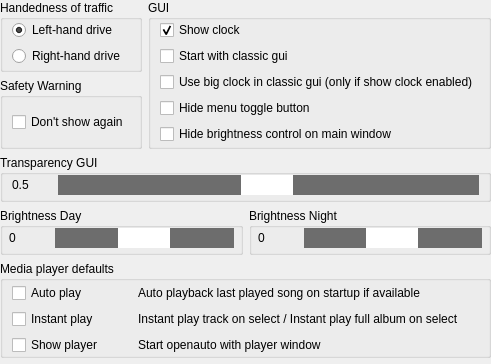
    <widget class="QWidget" name="tab1" native="true">
     <property name="sizePolicy">
      <sizepolicy hsizetype="Expanding" vsizetype="Expanding">
       <horstretch>0</horstretch>
       <verstretch>0</verstretch>
      </sizepolicy>
     </property>
     <layout class="QVBoxLayout" name="verticalLayout_19">
      <property name="spacing">
       <number>6</number>
      </property>
      <property name="leftMargin">
       <number>0</number>
      </property>
      <property name="topMargin">
       <number>0</number>
      </property>
      <property name="rightMargin">
       <number>0</number>
      </property>
      <property name="bottomMargin">
       <number>2</number>
      </property>
      <item>
       <layout class="QHBoxLayout" name="drivegui">
        <property name="spacing">
         <number>6</number>
        </property>
        <item>
         <widget class="QWidget" name="verticalWidget" native="true">
          <property name="sizePolicy">
           <sizepolicy hsizetype="Expanding" vsizetype="Preferred">
            <horstretch>0</horstretch>
            <verstretch>0</verstretch>
           </sizepolicy>
          </property>
          <layout class="QVBoxLayout" name="verticalLayout_12">
           <property name="leftMargin">
            <number>0</number>
           </property>
           <property name="topMargin">
            <number>0</number>
           </property>
           <property name="rightMargin">
            <number>0</number>
           </property>
           <property name="bottomMargin">
            <number>0</number>
           </property>
           <item>
            <widget class="QGroupBox" name="groupBoxHandenessOfTraffic">
             <property name="sizePolicy">
              <sizepolicy hsizetype="Expanding" vsizetype="Preferred">
               <horstretch>0</horstretch>
               <verstretch>0</verstretch>
              </sizepolicy>
             </property>
             <property name="title">
              <string>Handedness of traffic</string>
             </property>
             <property name="alignment">
              <set>Qt::AlignLeading|Qt::AlignLeft|Qt::AlignTop</set>
             </property>
             <layout class="QVBoxLayout" name="verticalLayout_23">
              <property name="topMargin">
               <number>0</number>
              </property>
              <property name="bottomMargin">
               <number>2</number>
              </property>
              <item>
               <widget class="QRadioButton" name="radioButtonLeftHandDrive">
                <property name="sizePolicy">
                 <sizepolicy hsizetype="Expanding" vsizetype="Fixed">
                  <horstretch>0</horstretch>
                  <verstretch>0</verstretch>
                 </sizepolicy>
                </property>
                <property name="text">
                 <string>Left-hand drive</string>
                </property>
                <property name="checked">
                 <bool>true</bool>
                </property>
               </widget>
              </item>
              <item>
               <widget class="QRadioButton" name="radioButtonRightHandDrive">
                <property name="sizePolicy">
                 <sizepolicy hsizetype="Expanding" vsizetype="Fixed">
                  <horstretch>0</horstretch>
                  <verstretch>0</verstretch>
                 </sizepolicy>
                </property>
                <property name="text">
                 <string>Right-hand drive</string>
                </property>
               </widget>
              </item>
             </layout>
            </widget>
           </item>
           <item>
            <widget class="QGroupBox" name="groupBoxSafety">
             <property name="sizePolicy">
              <sizepolicy hsizetype="Expanding" vsizetype="Preferred">
               <horstretch>0</horstretch>
               <verstretch>0</verstretch>
              </sizepolicy>
             </property>
             <property name="title">
              <string>Safety Warning</string>
             </property>
             <layout class="QVBoxLayout" name="verticalLayout_13">
              <property name="topMargin">
               <number>2</number>
              </property>
              <property name="bottomMargin">
               <number>2</number>
              </property>
              <item>
               <widget class="QCheckBox" name="checkBoxDontShowAgain">
                <property name="sizePolicy">
                 <sizepolicy hsizetype="Expanding" vsizetype="Fixed">
                  <horstretch>0</horstretch>
                  <verstretch>0</verstretch>
                 </sizepolicy>
                </property>
                <property name="text">
                 <string>Don't show again</string>
                </property>
               </widget>
              </item>
             </layout>
            </widget>
           </item>
          </layout>
         </widget>
        </item>
        <item>
         <widget class="QGroupBox" name="groupBoxGUI">
          <property name="sizePolicy">
           <sizepolicy hsizetype="Expanding" vsizetype="Fixed">
            <horstretch>0</horstretch>
            <verstretch>0</verstretch>
           </sizepolicy>
          </property>
          <property name="title">
           <string>GUI</string>
          </property>
          <layout class="QVBoxLayout" name="verticalLayout_24">
           <property name="topMargin">
            <number>0</number>
           </property>
           <property name="bottomMargin">
            <number>2</number>
           </property>
           <item>
            <widget class="QCheckBox" name="checkBoxShowClock">
             <property name="sizePolicy">
              <sizepolicy hsizetype="Expanding" vsizetype="Fixed">
               <horstretch>0</horstretch>
               <verstretch>0</verstretch>
              </sizepolicy>
             </property>
             <property name="text">
              <string>Show clock</string>
             </property>
             <property name="checked">
              <bool>true</bool>
             </property>
            </widget>
           </item>
           <item>
            <widget class="QCheckBox" name="checkBoxOldGUI">
             <property name="sizePolicy">
              <sizepolicy hsizetype="Expanding" vsizetype="Fixed">
               <horstretch>0</horstretch>
               <verstretch>0</verstretch>
              </sizepolicy>
             </property>
             <property name="text">
              <string>Start with classic gui</string>
             </property>
            </widget>
           </item>
           <item>
            <widget class="QCheckBox" name="checkBoxShowBigClock">
             <property name="sizePolicy">
              <sizepolicy hsizetype="Expanding" vsizetype="Fixed">
               <horstretch>0</horstretch>
               <verstretch>0</verstretch>
              </sizepolicy>
             </property>
             <property name="text">
              <string>Use big clock in classic gui (only if show clock enabled)</string>
             </property>
            </widget>
           </item>
           <item>
            <widget class="QCheckBox" name="checkBoxHideMenuToggle">
             <property name="sizePolicy">
              <sizepolicy hsizetype="Expanding" vsizetype="Fixed">
               <horstretch>0</horstretch>
               <verstretch>0</verstretch>
              </sizepolicy>
             </property>
             <property name="text">
              <string>Hide menu toggle button</string>
             </property>
            </widget>
           </item>
           <item>
            <widget class="QCheckBox" name="checkBoxHideBrightnessControl">
             <property name="text">
              <string>Hide brightness control on main window</string>
             </property>
            </widget>
           </item>
          </layout>
         </widget>
        </item>
       </layout>
      </item>
      <item>
       <widget class="QGroupBox" name="groupBoxAlpha">
        <property name="sizePolicy">
         <sizepolicy hsizetype="Expanding" vsizetype="Fixed">
          <horstretch>0</horstretch>
          <verstretch>0</verstretch>
         </sizepolicy>
        </property>
        <property name="title">
         <string>Transparency GUI</string>
        </property>
        <layout class="QFormLayout" name="formLayout_15">
         <property name="topMargin">
          <number>0</number>
         </property>
         <property name="bottomMargin">
          <number>4</number>
         </property>
         <item row="1" column="1">
          <widget class="QSlider" name="horizontalSliderAlphaTrans">
           <property name="sizePolicy">
            <sizepolicy hsizetype="Expanding" vsizetype="Fixed">
             <horstretch>0</horstretch>
             <verstretch>0</verstretch>
            </sizepolicy>
           </property>
           <property name="minimumSize">
            <size>
             <width>0</width>
             <height>20</height>
            </size>
           </property>
           <property name="styleSheet">
            <string notr="true">QSlider::handle:horizontal { background: white; height: 32px; width: 52px; margin: 0 0;}
QSlider::groove:horizontal { background: #6d6d6d; height: 32px;}</string>
           </property>
           <property name="minimum">
            <number>1</number>
           </property>
           <property name="maximum">
            <number>100</number>
           </property>
           <property name="value">
            <number>50</number>
           </property>
           <property name="orientation">
            <enum>Qt::Horizontal</enum>
           </property>
          </widget>
         </item>
         <item row="1" column="0">
          <widget class="QLabel" name="labelAlphaTransValue">
           <property name="sizePolicy">
            <sizepolicy hsizetype="Minimum" vsizetype="Fixed">
             <horstretch>0</horstretch>
             <verstretch>0</verstretch>
            </sizepolicy>
           </property>
           <property name="minimumSize">
            <size>
             <width>40</width>
             <height>20</height>
            </size>
           </property>
           <property name="maximumSize">
            <size>
             <width>16777215</width>
             <height>20</height>
            </size>
           </property>
           <property name="text">
            <string>0.5</string>
           </property>
          </widget>
         </item>
        </layout>
       </widget>
      </item>
      <item>
       <widget class="QWidget" name="horizontalWidget" native="true">
        <property name="sizePolicy">
         <sizepolicy hsizetype="Expanding" vsizetype="Preferred">
          <horstretch>0</horstretch>
          <verstretch>0</verstretch>
         </sizepolicy>
        </property>
        <layout class="QHBoxLayout" name="horizontalLayout_38">
         <property name="leftMargin">
          <number>0</number>
         </property>
         <property name="topMargin">
          <number>0</number>
         </property>
         <property name="rightMargin">
          <number>0</number>
         </property>
         <property name="bottomMargin">
          <number>0</number>
         </property>
         <item>
          <widget class="QGroupBox" name="groupBoxSliderDay">
           <property name="sizePolicy">
            <sizepolicy hsizetype="Expanding" vsizetype="Fixed">
             <horstretch>0</horstretch>
             <verstretch>0</verstretch>
            </sizepolicy>
           </property>
           <property name="title">
            <string>Brightness Day</string>
           </property>
           <layout class="QFormLayout" name="formLayout_8">
            <property name="verticalSpacing">
             <number>6</number>
            </property>
            <property name="leftMargin">
             <number>6</number>
            </property>
            <property name="topMargin">
             <number>0</number>
            </property>
            <property name="rightMargin">
             <number>6</number>
            </property>
            <property name="bottomMargin">
             <number>4</number>
            </property>
            <item row="1" column="0">
             <widget class="QLabel" name="labelBrightnessDay">
              <property name="sizePolicy">
               <sizepolicy hsizetype="Minimum" vsizetype="Fixed">
                <horstretch>0</horstretch>
                <verstretch>0</verstretch>
               </sizepolicy>
              </property>
              <property name="minimumSize">
               <size>
                <width>40</width>
                <height>20</height>
               </size>
              </property>
              <property name="maximumSize">
               <size>
                <width>16777215</width>
                <height>20</height>
               </size>
              </property>
              <property name="text">
               <string>0</string>
              </property>
             </widget>
            </item>
            <item row="1" column="1">
             <widget class="QSlider" name="horizontalSliderDay">
              <property name="sizePolicy">
               <sizepolicy hsizetype="Expanding" vsizetype="Fixed">
                <horstretch>0</horstretch>
                <verstretch>0</verstretch>
               </sizepolicy>
              </property>
              <property name="minimumSize">
               <size>
                <width>0</width>
                <height>20</height>
               </size>
              </property>
              <property name="styleSheet">
               <string notr="true">QSlider::handle:horizontal { background: white; height: 32px; width: 52px; margin: 0 0;}
QSlider::groove:horizontal { background: #6d6d6d; height: 32px;}</string>
              </property>
              <property name="minimum">
               <number>1</number>
              </property>
              <property name="maximum">
               <number>100</number>
              </property>
              <property name="value">
               <number>50</number>
              </property>
              <property name="orientation">
               <enum>Qt::Horizontal</enum>
              </property>
             </widget>
            </item>
           </layout>
          </widget>
         </item>
         <item>
          <widget class="QGroupBox" name="groupBoxSliderNight">
           <property name="sizePolicy">
            <sizepolicy hsizetype="Expanding" vsizetype="Fixed">
             <horstretch>0</horstretch>
             <verstretch>0</verstretch>
            </sizepolicy>
           </property>
           <property name="title">
            <string>Brightness Night</string>
           </property>
           <layout class="QFormLayout" name="formLayout_17">
            <property name="leftMargin">
             <number>6</number>
            </property>
            <property name="topMargin">
             <number>0</number>
            </property>
            <property name="rightMargin">
             <number>6</number>
            </property>
            <property name="bottomMargin">
             <number>4</number>
            </property>
            <item row="1" column="0">
             <widget class="QLabel" name="labelBrightnessNight">
              <property name="sizePolicy">
               <sizepolicy hsizetype="Minimum" vsizetype="Fixed">
                <horstretch>0</horstretch>
                <verstretch>0</verstretch>
               </sizepolicy>
              </property>
              <property name="minimumSize">
               <size>
                <width>40</width>
                <height>20</height>
               </size>
              </property>
              <property name="maximumSize">
               <size>
                <width>16777215</width>
                <height>20</height>
               </size>
              </property>
              <property name="text">
               <string>0</string>
              </property>
             </widget>
            </item>
            <item row="1" column="1">
             <widget class="QSlider" name="horizontalSliderNight">
              <property name="sizePolicy">
               <sizepolicy hsizetype="Expanding" vsizetype="Fixed">
                <horstretch>0</horstretch>
                <verstretch>0</verstretch>
               </sizepolicy>
              </property>
              <property name="minimumSize">
               <size>
                <width>0</width>
                <height>20</height>
               </size>
              </property>
              <property name="styleSheet">
               <string notr="true">QSlider::handle:horizontal { background: white; height: 32px; width: 52px; margin: 0 0;}
QSlider::groove:horizontal { background: #6d6d6d; height: 32px;}</string>
              </property>
              <property name="minimum">
               <number>1</number>
              </property>
              <property name="maximum">
               <number>100</number>
              </property>
              <property name="value">
               <number>50</number>
              </property>
              <property name="orientation">
               <enum>Qt::Horizontal</enum>
              </property>
             </widget>
            </item>
           </layout>
          </widget>
         </item>
        </layout>
       </widget>
      </item>
      <item>
       <widget class="QGroupBox" name="groupBoxMediaPlayer">
        <property name="sizePolicy">
         <sizepolicy hsizetype="Expanding" vsizetype="Preferred">
          <horstretch>0</horstretch>
          <verstretch>0</verstretch>
         </sizepolicy>
        </property>
        <property name="title">
         <string>Media player defaults</string>
        </property>
        <layout class="QVBoxLayout" name="verticalLayout_14">
         <property name="spacing">
          <number>2</number>
         </property>
         <property name="topMargin">
          <number>2</number>
         </property>
         <property name="bottomMargin">
          <number>0</number>
         </property>
         <item>
          <widget class="QWidget" name="formWidget_3" native="true">
           <property name="sizePolicy">
            <sizepolicy hsizetype="Expanding" vsizetype="Preferred">
             <horstretch>0</horstretch>
             <verstretch>0</verstretch>
            </sizepolicy>
           </property>
           <layout class="QFormLayout" name="formLayout_5">
            <property name="leftMargin">
             <number>0</number>
            </property>
            <property name="topMargin">
             <number>0</number>
            </property>
            <property name="rightMargin">
             <number>0</number>
            </property>
            <property name="bottomMargin">
             <number>0</number>
            </property>
            <item row="0" column="0">
             <widget class="QCheckBox" name="checkBoxAutoPlay">
              <property name="sizePolicy">
               <sizepolicy hsizetype="Fixed" vsizetype="Preferred">
                <horstretch>0</horstretch>
                <verstretch>0</verstretch>
               </sizepolicy>
              </property>
              <property name="minimumSize">
               <size>
                <width>120</width>
                <height>0</height>
               </size>
              </property>
              <property name="text">
               <string>Auto play</string>
              </property>
             </widget>
            </item>
            <item row="0" column="1">
             <widget class="QLabel" name="label_AutoPlay">
              <property name="sizePolicy">
               <sizepolicy hsizetype="Preferred" vsizetype="Preferred">
                <horstretch>0</horstretch>
                <verstretch>0</verstretch>
               </sizepolicy>
              </property>
              <property name="text">
               <string>Auto playback last played song on startup if available</string>
              </property>
             </widget>
            </item>
            <item row="1" column="0">
             <widget class="QCheckBox" name="checkBoxInstantPlay">
              <property name="sizePolicy">
               <sizepolicy hsizetype="Minimum" vsizetype="Preferred">
                <horstretch>0</horstretch>
                <verstretch>0</verstretch>
               </sizepolicy>
              </property>
              <property name="minimumSize">
               <size>
                <width>120</width>
                <height>0</height>
               </size>
              </property>
              <property name="text">
               <string>Instant play</string>
              </property>
             </widget>
            </item>
            <item row="1" column="1">
             <widget class="QLabel" name="label_InstantPlay">
              <property name="sizePolicy">
               <sizepolicy hsizetype="Expanding" vsizetype="Preferred">
                <horstretch>0</horstretch>
                <verstretch>0</verstretch>
               </sizepolicy>
              </property>
              <property name="text">
               <string>Instant play track on select / Instant play full album on select</string>
              </property>
             </widget>
            </item>
            <item row="2" column="0">
             <widget class="QCheckBox" name="checkBoxShowPlayer">
              <property name="sizePolicy">
               <sizepolicy hsizetype="Expanding" vsizetype="Preferred">
                <horstretch>0</horstretch>
                <verstretch>0</verstretch>
               </sizepolicy>
              </property>
              <property name="minimumSize">
               <size>
                <width>120</width>
                <height>0</height>
               </size>
              </property>
              <property name="text">
               <string>Show player</string>
              </property>
             </widget>
            </item>
            <item row="2" column="1">
             <widget class="QLabel" name="label_ShowPlayer">
              <property name="text">
               <string>Start openauto with player window</string>
              </property>
             </widget>
            </item>
           </layout>
          </widget>
         </item>
        </layout>
       </widget>
      </item>
      <item>
       <spacer name="autofill_space_tab1">
        <property name="orientation">
         <enum>Qt::Vertical</enum>
        </property>
        <property name="sizeHint" stdset="0">
         <size>
          <width>20</width>
          <height>4</height>
         </size>
        </property>
       </spacer>
      </item>
     </layout>
    </widget>
